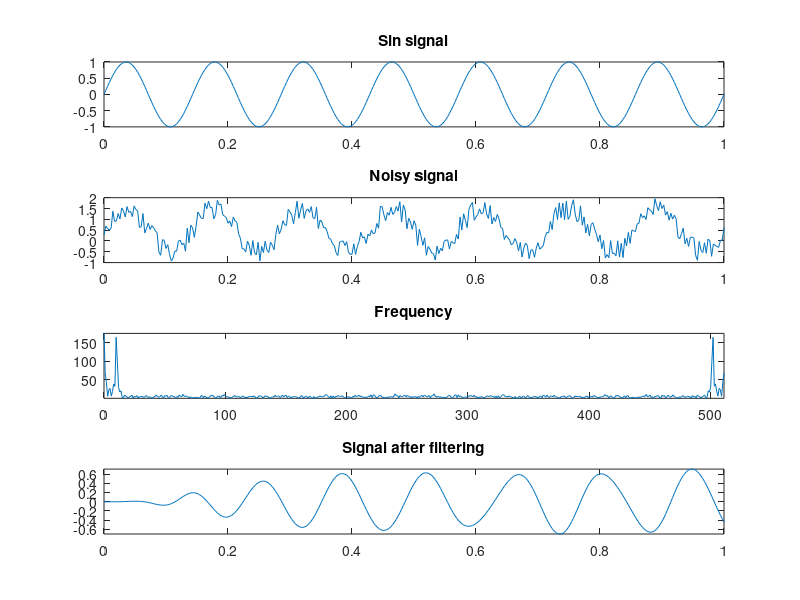

The MATLAB source for this figure:
clc;
clear all;
close all;

#... pkg install -forge signal
pkg load signal
#... To install and load butter function in octave

#... A random signal
f = 7;
fs = 350;
t = 0:1/fs:1;
signal = sin(2*pi*f*t);
subplot(4,1,1);
plot(t,signal);
title("Sin signal");

#... Adding noise in the signal
noisySignal = signal+rand(1, length(signal));
subplot(4,1,2);
plot(t,noisySignal);
title("Noisy signal");

#... Performing fft
fftPoint = 2^nextpow2(length(noisySignal)); #... No. of fft point should be 2^n
freDom = abs(fft(noisySignal, fftPoint)); #... Signal in frequency domain
nFft = 0:fftPoint-1;
subplot(4,1,3);
plot(nFft,freDom);
axis tight;
title("Frequency");

#... Filtering
order = 5;
wn = [7 13]*2/fs;
[b, a] = butter(order, wn, "bandpass");
#... b = coeffecient of x
#... a = coeffecient of y
filteredSignal = filter(b, a, noisySignal);
subplot(4,1,4);
plot(t,filteredSignal);
axis tight;
title("Signal after filtering");
